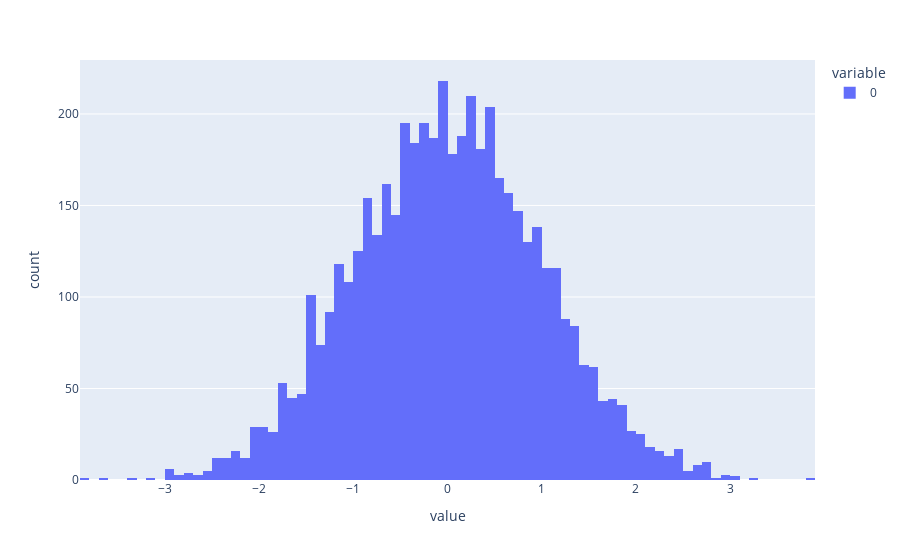

The cell this chart's notebook holds for it:
### Code cell
px.histogram(x)

### Figure 1 — Plotly figure (JSON) as saved in the notebook; plotly's stock layout.template omitted (floating-point values rounded to 4 significant figures; data arrays with more than 128 entries replaced by an {"elided": "..."} marker saying what was removed)
{"data": [{"alignmentgroup": "True", "bingroup": "x", "hovertemplate": "variable=0<br>value=%{x}<br>count=%{y}<extra></extra>", "legendgroup": "0", "marker": {"color": "#636efa"}, "name": "0", "offsetgroup": "0", "orientation": "v", "showlegend": true, "type": "histogram", "x": {"elided": "5000 float values"}, "xaxis": "x", "yaxis": "y"}], "layout": {"autosize": true, "barmode": "relative", "legend": {"title": {"text": "variable"}, "tracegroupgap": 0}, "margin": {"t": 60}, "xaxis": {"anchor": "y", "autorange": true, "domain": [0, 1], "range": [-3.9, 3.9], "title": {"text": "value"}, "type": "linear"}, "yaxis": {"anchor": "x", "autorange": true, "domain": [0, 1], "range": [0, 229.5], "title": {"text": "count"}}}}
